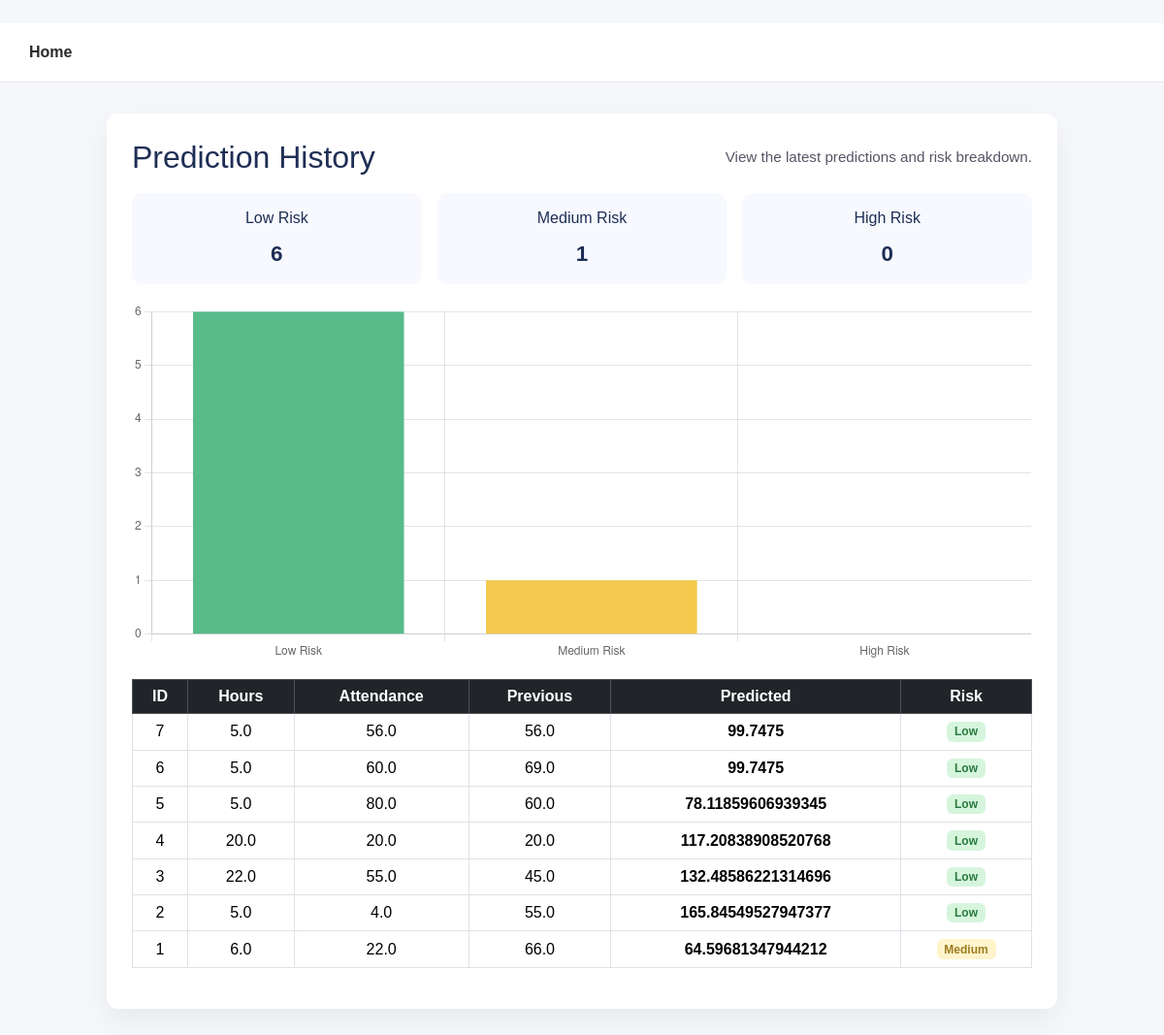
Screenshot of /history (signed in) with the database file from the repository.
### tables this page shows
CREATE TABLE history (
            id INTEGER PRIMARY KEY AUTOINCREMENT,
            hours REAL,
            attendance REAL,
            previous REAL,
            sleep_hours REAL,
            assignments REAL,
            internet_usage REAL,
            score REAL,
            risk TEXT
        );

### app.py (the view)
@app.route("/history")
def history():
    if "user" not in session:
        return redirect(url_for("login"))
    conn = sqlite3.connect("predictions.db")
    c = conn.cursor()
    c.execute("SELECT * FROM history ORDER BY id DESC")
    data = c.fetchall()
    conn.close()
    low = sum(1 for r in data if r[8] == "Low Risk")
    medium = sum(1 for r in data if r[8] == "Medium Risk")
    high = sum(1 for r in data if r[8] == "High Risk")
    return render_template("history.html", data=data, low=low, medium=medium, high=high)

### templates/history.html (shortened to what this page needs)
﻿<!DOCTYPE html>
<html>
<head>
    <link href="https://cdn.jsdelivr.net/npm/bootstrap@5.3.3/dist/css/bootstrap.min.css" rel="stylesheet">
</head>
<body>
    <div class="top-nav">
        <a href="/">Home</a>
    </div>
    <div class="container-card">
        <div class="header-row">
            <h2 style="margin:0;">Prediction History</h2>
            <div style="color:#556; font-size:0.95rem;">View the latest predictions and risk breakdown.</div>
        </div>
        <div class="summary-boxes">
            <div class="summary-card">Low Risk<strong style="display:block; margin-top:8px; font-size:1.4rem;">{{ low }}</strong></div>
            <div class="summary-card">Medium Risk<strong style="display:block; margin-top:8px; font-size:1.4rem;">{{ medium }}</strong></div>
            <div class="summary-card">High Risk<strong style="display:block; margin-top:8px; font-size:1.4rem;">{{ high }}</strong></div>
        </div>
        <div class="chart-card">
            <canvas id="riskChart" height="120" data-low="{{ low }}" data-medium="{{ medium }}" data-high="{{ high }}"></canvas>
        </div>
        <div class="table-card">
            <div class="table-responsive">
                <table class="table table-bordered table-hover align-middle text-center">
                    <thead class="table-dark">
                        <tr>
                            <th>ID</th>
                            <th>Hours</th>
                            <th>Attendance</th>
                            <th>Previous</th>
                            <th>Predicted</th>
                            <th>Risk</th>
                        </tr>
                    </thead>
                    <tbody>
                        {% for row in data %}
                            <tr>
                                <td>{{ row[0] }}</td>
                                <td>{{ row[1] }}</td>
                                <td>{{ row[2] }}</td>
                                <td>{{ row[3] }}</td>
                                <td><strong>{{ row[7] }}</strong></td>
                                <td>
                                    {% if row[8] == "Low Risk" %}
                                        <span class="badge badge-low">Low</span>
                                    {% elif row[8] == "Medium Risk" %}
                                        <span class="badge badge-medium">Medium</span>
                                    {% else %}
                                        <span class="badge badge-high">High</span>
                                    {% endif %}
                                </td>
                            </tr>
                        {% endfor %}
                    </tbody>
                </table>
            </div>
        </div>
    </div>
    <script>
        const chartElement = document.getElementById('riskChart');
        const chartData = [
            Number(chartElement.dataset.low || 0),
            Number(chartElement.dataset.medium || 0),
            Number(chartElement.dataset.high || 0)
        ];
        new Chart(chartElement, {
            type: 'bar',
            data: {
                labels: ['Low Risk', 'Medium Risk', 'High Risk'],
                datasets: [{ label: 'Risk count', data: chartData, backgroundColor: ['#57bb8a', '#f2c94c', '#f05b5b'] }]
            },
            options: { responsive: true, plugins: { legend: { display: false } }, scales: { y: { beginAtZero: true, ticks: { stepSize: 1 } } } }
        });
    </script>
</body>
</html>

### templates/history.html (style rules this page uses)
body { background: #f6f7fb; color: #1f2e55; font-family: Arial, sans-serif; margin: 0; }
.top-nav { display:flex; align-items:center; gap:12px; padding:12px 20px; background:#fff; border-bottom:1px solid #e6e6e6; }
.top-nav a { color:#2b2b2b; text-decoration:none; font-weight:600; padding:6px 10px; }
.container-card { max-width:980px; margin:32px auto 60px; padding:26px; border-radius:12px; background:#ffffff; box-shadow:0 12px 30px rgba(0,0,0,0.06); }
.header-row { display:flex; justify-content:space-between; align-items:center; gap:12px; margin-bottom:18px; }
.summary-boxes { display:grid; grid-template-columns:repeat(3,1fr); gap:16px; margin-bottom:18px; }
.summary-card { padding:14px; border-radius:10px; background:#f7f9ff; text-align:center; }
.chart-card { margin-bottom:18px; }
.badge-low { background:#d6f5dd; color:#2a7a3e; }
.badge-medium { background:#fff4cc; color:#9d7b1f; }

### rows the page displays
history: id "7", hours "5.0", attendance "56.0", previous "56.0", score "99.7475", risk "Low"
history: id "6", hours "5.0", attendance "60.0", previous "69.0", score "99.7475", risk "Low"
history: id "5", hours "5.0", attendance "80.0", previous "60.0", score "78.11859606939345", risk "Low"
history: id "4", hours "20.0", attendance "20.0", previous "20.0", score "117.20838908520768", risk "Low"
history: id "3", hours "22.0", attendance "55.0", previous "45.0", score "132.48586221314696", risk "Low"
history: id "2", hours "5.0", attendance "4.0", previous "55.0", score "165.84549527947377", risk "Low"
history: id "1", hours "6.0", attendance "22.0", previous "66.0", score "64.59681347944212", risk "Medium"

### other values shown
{{ low }} "6"
{{ medium }} "1"
{{ high }} "0"
